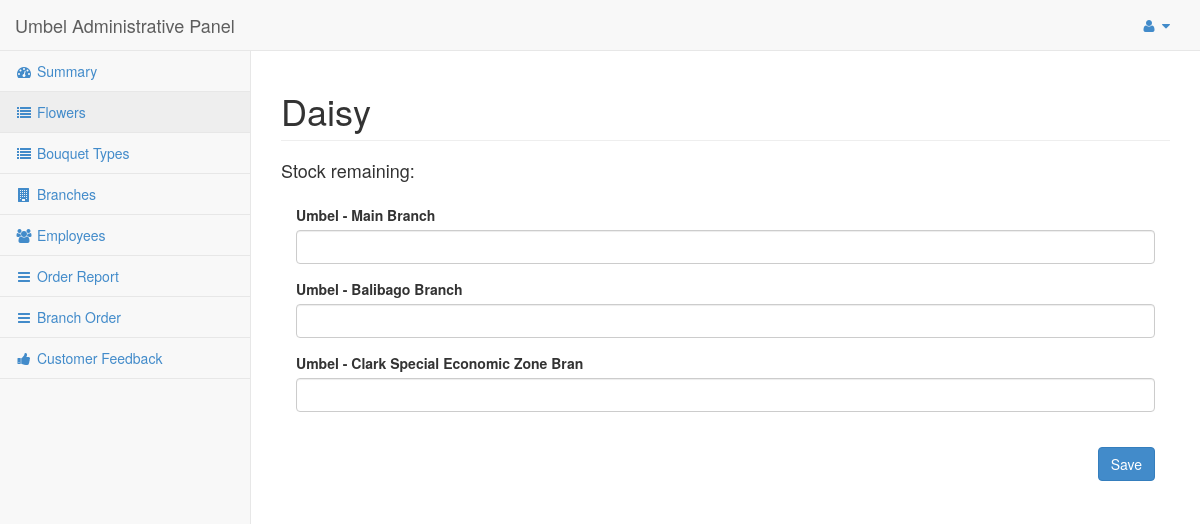
The page /admin/newProdDistrib.php?id=P12719 (signed in) on the database its author committed.
### tables this page shows
CREATE TABLE `product` (
  `p_ID` varchar(10) NOT NULL,
  `p_name` varchar(40) NOT NULL,
  `p_desc` text,
  `p_img` longblob,
  `p_price` int(10) NOT NULL,
  `p_stock` int(10) NOT NULL,
  `p_status` varchar(20) NOT NULL
);

CREATE TABLE `branch` (
  `b_ID` varchar(10) NOT NULL,
  `b_name` varchar(40) NOT NULL,
  `b_stradd` varchar(250) NOT NULL,
  `b_city` varchar(100) NOT NULL,
  `b_province` varchar(100) NOT NULL,
  `b_zip` varchar(20) NOT NULL,
  `b_contact` varchar(30) NOT NULL,
  `b_img` longblob,
  `b_lat` float NOT NULL,
  `b_long` float NOT NULL,
  `b_status` varchar(40) DEFAULT NULL
);

### admin/newProdDistrib.php (the view, shortened to what this page needs)
<?php
include('../functions/connect.php');
if(isset($_SESSION['user']) && $_SESSION['type'] == 'Administrator')
{
?>
<!DOCTYPE html>
<html lang="en">
<head>
    <link href="css/bootstrap.min.css" rel="stylesheet">
    <link href="css/plugins/metisMenu/metisMenu.min.css" rel="stylesheet">
    <link href="css/plugins/dataTables.bootstrap.css" rel="stylesheet">
    <link href="css/sb-admin-2.css" rel="stylesheet">
    <link href="font-awesome-4.1.0/css/font-awesome.min.css" rel="stylesheet" type="text/css">
</head>
<body>
    <div id="wrapper">
        <nav class="navbar navbar-default navbar-static-top" role="navigation" style="margin-bottom: 0">
            <div class="navbar-header">
                <div class="navbar-brand" href="#">Umbel Administrative Panel</div>
            </div>
		<ul class="nav navbar-top-links navbar-right">
                <li class="dropdown">
                    <a class="dropdown-toggle" data-toggle="dropdown" href="#">
                        <i class="fa fa-user fa-fw"></i>  <i class="fa fa-caret-down"></i>
                    </a>
                </li>
            </ul>
            <div class="navbar-default sidebar" role="navigation">
                <div class="sidebar-nav navbar-collapse">
                    <ul class="nav" id="side-menu">
                        <li>
                            <a href="index.php"><i class="fa fa-dashboard fa-fw"></i> Summary</a>
                        </li>
                        <li>
                            <a class="active" href="products.php"><i class="fa fa-list fa-fw"></i> Flowers</a>
                        </li>
                        <li>
                            <a href="bouquets.php"><i class="fa fa-list fa-fw"></i> Bouquet Types</a>
                        </li>
                        <li>
                            <a href="branches.php"><i class="fa fa-building fa-fw"></i> Branches</a>
                        </li>
                        <li>
                            <a href="employees.php"><i class="fa fa-group fa-fw"></i> Employees</a>
                        </li>
                        <li>
                            <a href="order_report.php"><i class="fa fa-reorder fa-fw"></i> Order Report</a>
                        </li>
                        <li>
                            <a href="branch_order.php"><i class="fa fa-reorder fa-fw"></i> Branch Order</a>
                        </li>
                        <li>
                            <a href="feedback.php"><i class="fa fa-thumbs-up fa-fw"></i> Customer Feedback</a>
                        </li>
                    </ul>
                </div>
            </div>
        </nav>
        <div id="page-wrapper">
            <div class="row">
                <div class="col-lg-12">
				<?php
				$id=$_GET['id'];
				$stnum=$_GET['stnum'];
				$query="SELECT * FROM product WHERE p_ID='$id'";
				$queryResult=mysqli_query($con, $query);
				$echoQuery=mysqli_fetch_assoc($queryResult);
				?>
                    <h1 class="page-header"><?php echo $echoQuery['p_name']; ?></h1>
					<h4>Stock remaining: <?php echo $stnum; ?></h4>
                </div>
            </div>
			<div class="row">
                <div class="col-lg-12">
                        <div class="panel-body">
                                            <form method = "POST" action = "../functions/pro_newProdDistrib.php?id=<?php echo $id;?>&stnum=<?php echo $stnum;?>">
                                                    <?php
													$sql="SELECT * FROM branch WHERE b_status='Managed'";
													$result=mysqli_query($con, $sql);
													if(mysqli_num_rows($result) > 0){
														while($row=mysqli_fetch_array($result)){
													?>
													<div class="form-group">
														<label><?php echo $row['b_name'];?></label>
														<input type="number" name="s_stock[<?php echo $row['b_ID']; ?>]" class= "form-control" min="0"/>
                                                    </div>
													<?php
													}
													}
													?>
													<br />
                                                    <button type="submit" class="btn btn-primary pull-right">Save</button>
                                            </form>
                        </div>
                </div>
            </div>
      </div>
   </div>
</body>
</html>
<?php
}
else{
	header ("location:../index.php?restricted=true");
}

### admin/css/sb-admin-2.css (style rules this page uses)
body { background-color: #f8f8f8; }
#wrapper { width: 100%; }
#page-wrapper { padding: 0 15px; min-height: 568px; background-color: #fff; }
@media (min-width:768px) { #page-wrapper { position: inherit; margin: 0 0 0 250px; padding: 0 30px; border-left: 1px solid #e7e7e7; } }
.navbar-top-links li { display: inline-block; }
.navbar-top-links li:last-child { margin-right: 15px; }
.navbar-top-links li a { padding: 15px; min-height: 50px; }
.sidebar .sidebar-nav.navbar-collapse { padding-right: 0; padding-left: 0; }
.sidebar ul li { border-bottom: 1px solid #e7e7e7; }
.sidebar ul li a.active { background-color: #eee; }
@media (min-width:768px) { .sidebar { z-index: 1; position: absolute; width: 250px; margin-top: 51px; } }

### rows shown on the page
product: p_name "Daisy"
branch: b_name "Umbel - Main Branch"
branch: b_name "Umbel - Balibago Branch"
branch: b_name "Umbel - Clark Special Economic Zone Bran"
